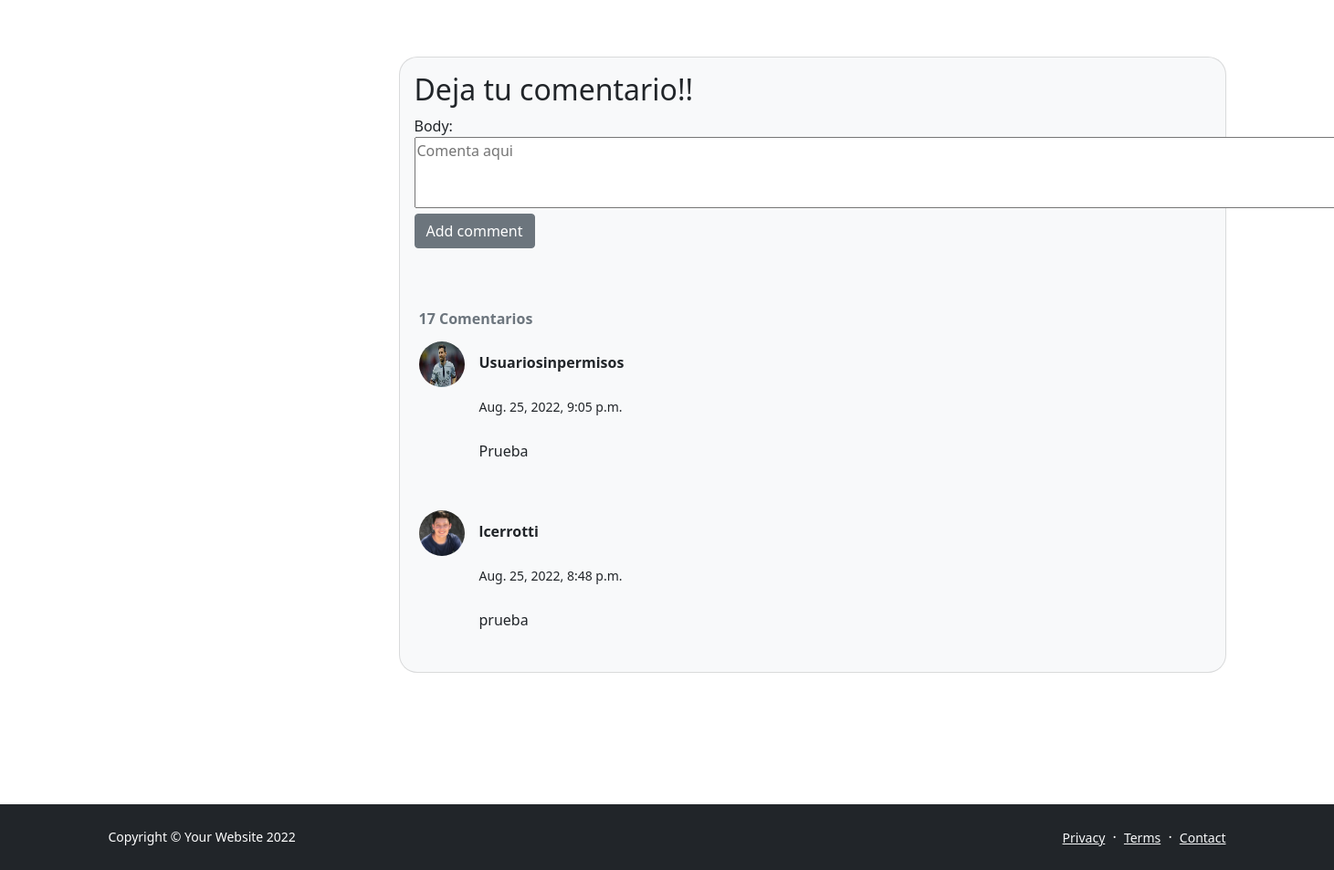
The app's page /blog/General/VerPost/7 (signed in, lower part), older data.
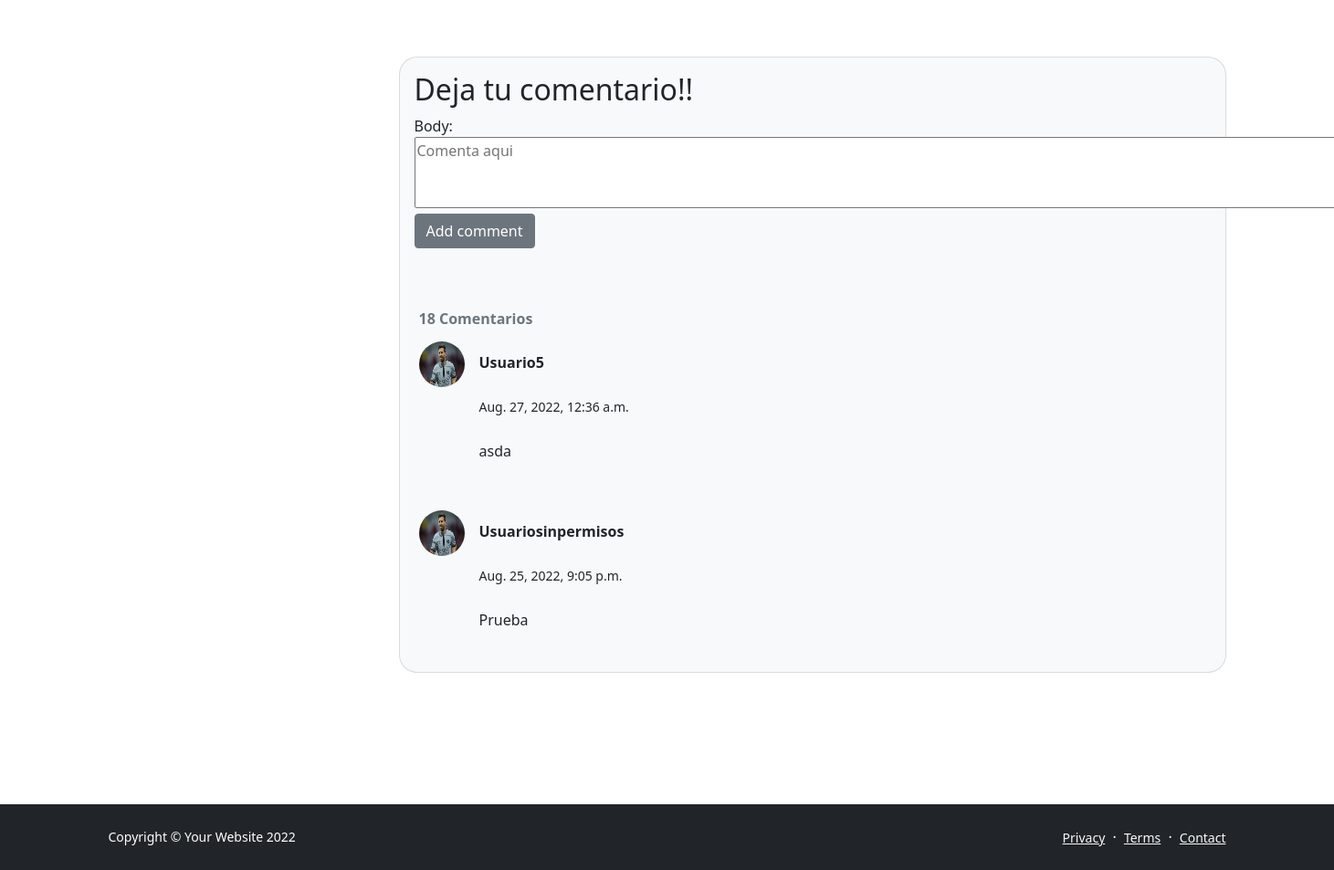
The same page, newer data.
### Blog_General/models.py (models this page shows, shortened)
class Publicacion(models.Model):
    options= (
        ('draft', 'Draft'),
        ('publicado', 'Publicado'),
    )
    options2= (
        ('si', 'si'),
        ('no', 'no'),
    )
    titulo = models.CharField(max_length=100)
    descripcion = models.TextField(max_length = 200, default="Some String")
    contenido = models.TextField(max_length=3500)
    imagen = models.URLField(max_length=3000, blank=True, null=True)
    fecha = models.DateField(auto_now_add=True)
    publicado = models.CharField(max_length=10, choices=options, default='draft')
    muestra_inferior = models.CharField(max_length=10, choices=options2, default='no')
    muestra_superior = models.CharField(max_length=10, choices=options2, default='no')
    likes = models.ManyToManyField(User, related_name='entry_likes', blank=True)
    avatar = models.URLField(blank=True, null=True)
    user = models.ForeignKey(User, on_delete=models.CASCADE, null=True) # El autor sera una ForeignKey la cual es igual al usuario conectado.
    def AvatarPublicacion(self): #Buscamos el Avatar segun usuario/autor.
        if self.user:
            return Avatar.objects.filter(user=self.user.id).last().imagen.url if Avatar.objects.filter(user=self.user.id).last() else Avatar(user=self.user, imagen=os.path.join(MEDIA_URL, 'img/default.jpg')).imagen.url
        else:
            return Avatar(user=self.user, imagen=os.path.join(MEDIA_URL, 'img/default.jpg')).imagen.url
    def total_likes(self): #Contador de Likes
        return self.likes.count()
    @property
    def number_of_comments(self):
        return Comentario.objects.filter(blogpost_connected=self).count()

class Comentario(models.Model):
    blogpost_connected = models.ForeignKey(Publicacion, related_name="comments", on_delete=models.CASCADE)
    user = models.ForeignKey(User, on_delete=models.CASCADE, null=True)
    body = models.TextField()
    date_added = models.DateTimeField(auto_now_add=True)
    def imagenComentario(self): #Buscamos el Avatar segun usuario/autor.
        if self.user:
            return Avatar.objects.filter(user=self.user.id).last().imagen.url if Avatar.objects.filter(user=self.user.id).last() else Avatar(user=self.user, imagen=os.path.join(MEDIA_URL, 'img/default.jpg')).imagen.url
        else:
            return None

### RegistroUsuarios/models.py (models this page shows, shortened)
class Avatar(models.Model):
    user = models.ForeignKey(User, on_delete=models.CASCADE)
    imagen = models.ImageField(upload_to='avatares', blank=True , null=True)

### Blog_General/views.py (the view)
# urls.py: path('General/VerPost/<int:pk>', PostDetalle.as_view(), name='verpost'),
class PostDetalle(DetailView):
    model = Publicacion
    context_object_name = 'post'
    template_name = 'GeneralPost.html'
    def get_context_data(self, **kwargs):
        data = super().get_context_data(**kwargs)
        liked= False
        comments_connected = Comentario.objects.filter(blogpost_connected= self.get_object()).order_by('-date_added')
        data['comments']= comments_connected
        stuff= get_object_or_404(Publicacion, id=self.kwargs['pk'])
        total_likes = stuff.total_likes()
        data['total_likes']= total_likes
        if stuff.likes.filter(id=self.request.user.id).exists():
            liked= True
        data["liked"]= liked
        if self.request.user.is_authenticated:
            data['comment_form']= NewCommentForm(instance=self.request.user)
        return data
    def post(self, request, *args, **kwargs):
        new_comment= Comentario(body= request.POST.get('body'),
            user= self.request.user,
            blogpost_connected= self.get_object())
        new_comment.save()
        return self.get(self, request, *args, **kwargs)

### Blog_General/forms.py
class NewCommentForm(forms.ModelForm):
    class Meta:
        model= Comentario
        fields= ("body",)
        widgets= {
            'body': forms.Textarea(
                attrs={
                    'placeholder': 'Comenta aqui',
                    'width': 38,
                    'height': 100,
                    'cols': '115',
                    'rows': '3',
                }
            )
        }

### Main/context_procesor.py (called while the page is built)
def getUserInfo(request):
    context = {}
    if not request.user.is_authenticated:
        context['formAuth'] = AuthenticationForm()
    else: #Solicitamos el ultimo avatar y lo pasamos como context
        avatar = Avatar.objects.filter(user=request.user.id).last()
        if avatar:
            context['url'] = avatar.imagen.url
        else: # Caso contrario, asignamos una imagen Defoult.
            avatar = Avatar(user=request.user, imagen=os.path.join(MEDIA_URL, 'img/default.jpg'))
        context['url'] = avatar.imagen.url
    return context

### templates/GeneralPost.html (shortened to what the changed rows need)
<!DOCTYPE html>
<html lang="en">
<head>
    {% load static %}
    <link href="https://cdn.jsdelivr.net/npm/bootstrap-icons@1.5.0/font/bootstrap-icons.css" rel="stylesheet" />
    <link href="{% static 'css\styles.css' %}" rel="stylesheet" />
</head>
<body class="d-flex flex-column">
    <main class="flex-shrink-0">
        <section class="py-5">
            <div class="container px-5 my-5">
                <div class="row gx-5">
                    <div class="col-lg-9">
                        <br></br>
                        <br></br>
                        <section>
                            <div class="card bg-light">
                                <div class="card-body">
                                    <h2>Deja tu comentario!!</h2>
                                    <div id="comments_section">
                                        <form method="POST">{% csrf_token %}
                                            {% if user.is_authenticated %}
                                            <div class="form-group">
                                                {{ comment_form }}
                                            </div>
                                        </form>
                                        <br></br>
                                                        {% endif %}
                                                        <div
                                                            style="width:885px;height:400px;line-height:3em;overflow:auto;padding:5px;">
                                                            {% if comments %}
                                                            <strong class="text-secondary">{{ object.number_of_comments}} Comentario{{ object.number_of_comments|pluralize}}</strong>
                                                            {% for comment in comments %}
                                                            <div class="d-flex mb-4">
                                                                <div class="flex-shrink-0"><img
                                                                        src="{{comment.imagenComentario}}" alt="user"
                                                                        class="rounded-circle" width="50" height="50">
                                                                </div>
                                                                <div class="ms-3">
                                                                    <div class="fw-bold">{{ comment.user }}</div>
                                                                    <small class="text-dark-50">{{ comment.date_added}}</small>
                                                                    <p>{{ comment.body|safe }}</p>
                                                                </div>
                                                            </div>
                                                            {% endfor %}
                                                        </div>
                                                    </div>
                                                </div>
                        </section>
                    </div>
                </div>
            </div>
            {% else %}
            <strong class="text-secondary">Aun no hay comentarios. Podes ser el Primero!</strong>
            {% endif %}
        </section>
        <br></br>
</body>
</html>

Row changes from the older to the newer data that the page shows:
no longer on this page (row unchanged): Comentario: imagenComentario (picture), user "lcerrotti", date_added "Aug. 25, 2022, 8:48 p.m.", body "prueba"
computed for Publicacion: number_of_comments "17" → "18"
added Comentario: user "Usuario5", date_added "Aug. 27, 2022, 12:36 a.m.", body "asda"
